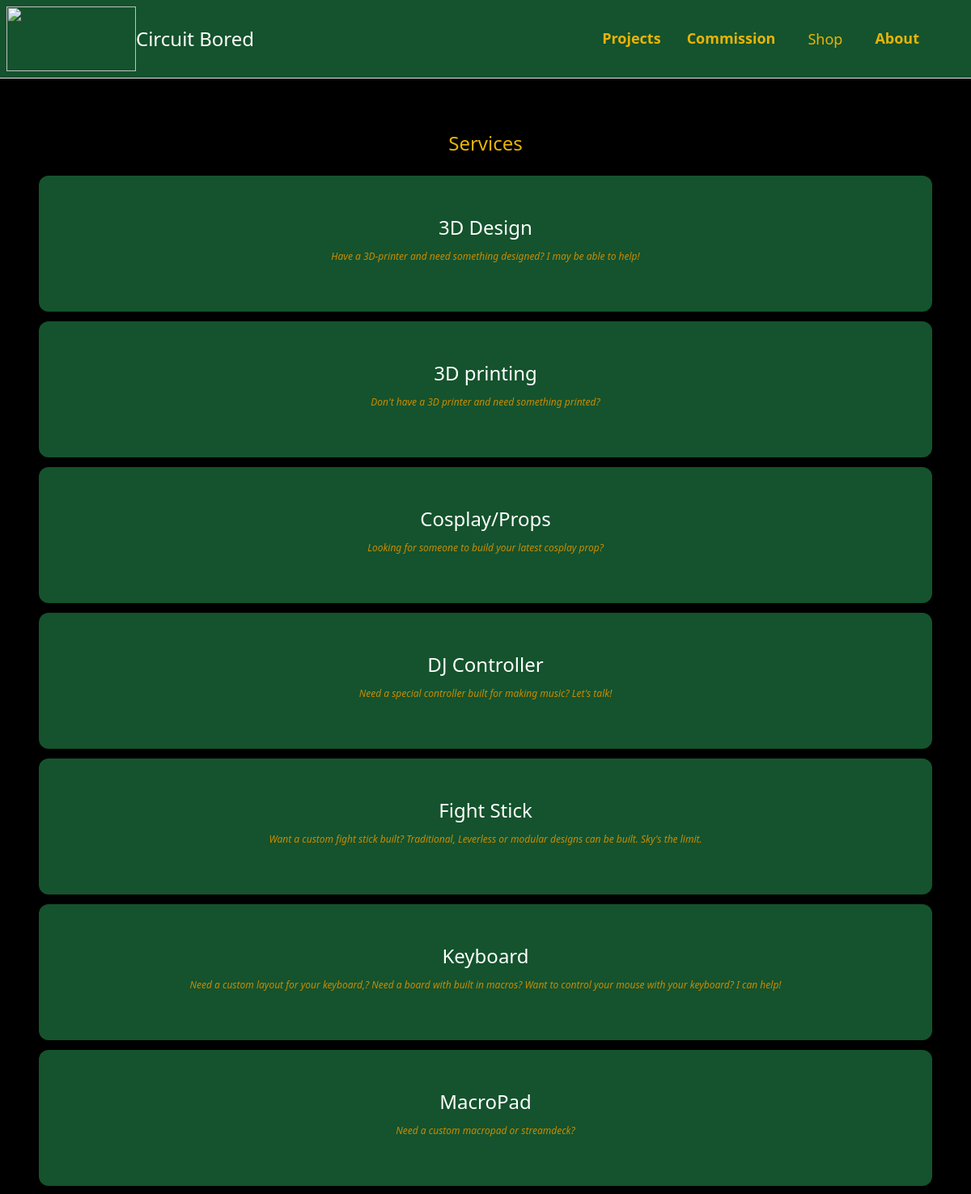
Before: /commission/ (upper part) with the older database file.
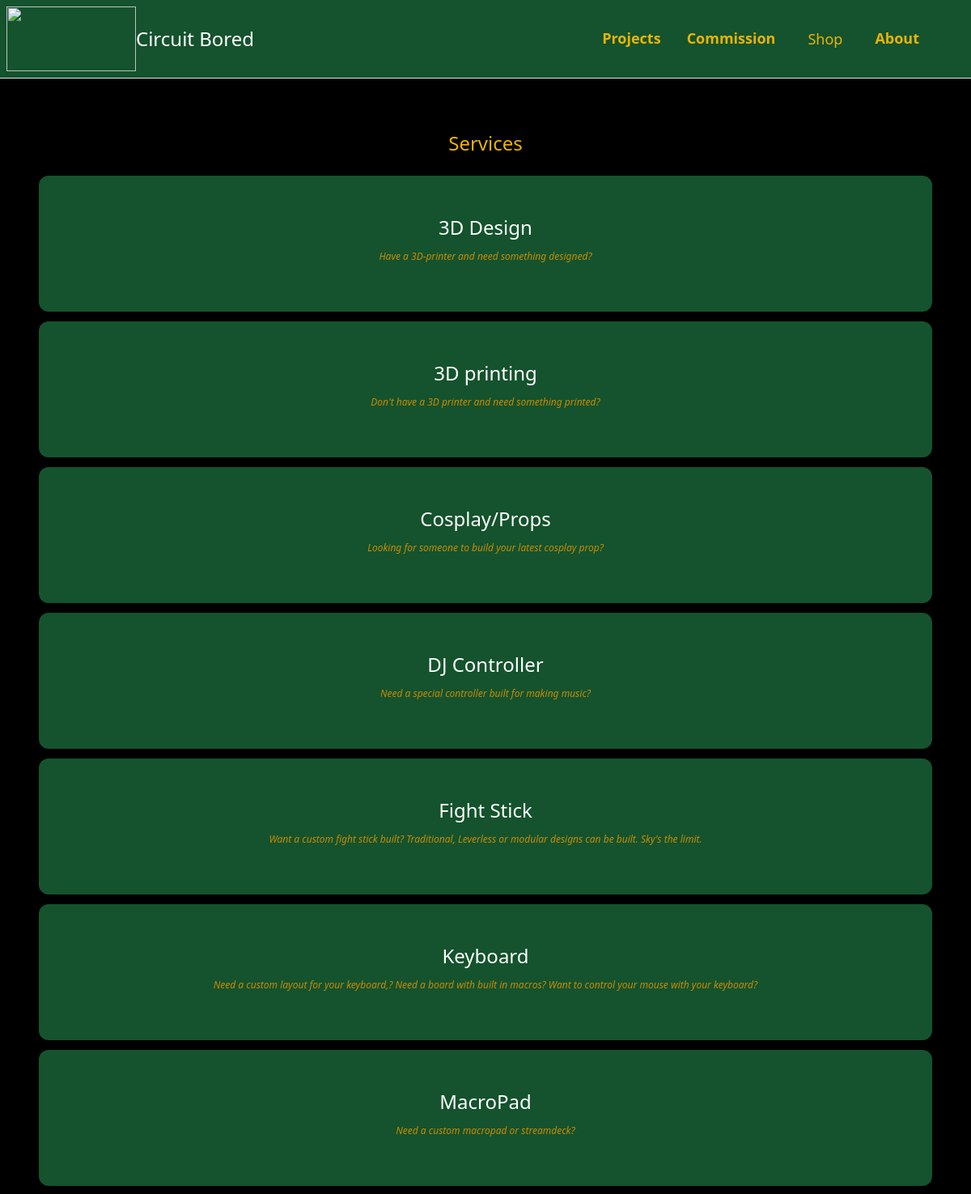
After: the same page with the newer database file.
### projects/models.py (models this page shows, shortened)
class Service(models.Model):
    name = models.CharField(max_length=255)
    about = models.TextField(blank=True, null=True)
    class Meta:
        ordering = ('name',)
        verbose_name_plural = 'Services'

### core/views.py (the view)
# urls.py: path('commission/', views.commission, name='commission'),
def commission(request):
    services = Service.objects.all()
    return render(request, 'core/commission.html', {
        'services': services
    })

### core/templates/core/commission.html (shortened to what this page needs)
{% extends 'core/base.html' %}
{% block content %}
<div class="mt-6 px-6 py-4 bg-black rounded-xl">
        <h2 class="mb-6 text-2xl text-center text-yellow-500">Services</h2>
        <div class="mb-20 grid grid-cols-1 gap-3">
            {% for service in services %}
            <div>
                    <div class="p-12 bg-green-900 hover:bg-green-700 rounded-xl">
                        <a href="{% url 'core:services' %}">
                            <h2 class="text-2xl text-center text-white hover:text-yellow-500">{{ service.name }}</h2>
                            <h1 class="text-xs py-3 text-center text-yellow-600"><i>{{ service.about }}</i></h1>
                        </a>
                    </div>
            </div>
            {% endfor %}
        </div>
    </div>
{% endblock %}

### core/templates/core/base.html (shortened to what this page needs)
<!doctype html>
<html>
    <head>
        <script src="https://cdn.tailwindcss.com"></script>
    </head>
    <body class="bg-auto bg-black flex-col min-h-screen">
        <nav class="relative flex w-full flex-nowrap py-2 px-2 flex justify-between bg-green-900 items-center border-b border-gray-200">
            <div class="grid grid-cols-2">
            <a href="{% url 'browse:index' %}">
                <img src="https://raw.githubusercontent.com/enzosupreme/cbl-images/main/logo.png"
                class="flex object-scale-down h-20 w-40"/>
                </a>
                <div class="py-6 bg-green-900 rounded-xl mb-18 text-2xl text-white hover:text-yellow-500">
                <a href="/">
                    Circuit Bored
                </a>
            </div>
            </div>
            <ul class="hidden md:flex float-right mr-10 md:flex leading-[80px] space x-3">
                <li class="mx-4 my-6 md:my-0">
                    <a href="{% url 'browse:index' %}" class="text-sm md:text-md lg:text-lg font-semibold text-yellow-500 hover:text-white">Projects</a>
                </li>
                <li class="mx-4 my-6 md:my-0">
                    <a href="{% url 'core:commission' %}" class="text-sm md:text-md lg:text-lg font-semibold text-yellow-500 hover:text-white">Commission</a>
                </li>
                <button class="text-sm sm:text-md lg:text-lg text-yellow-500 hover:bg-white hover:text-white rounded-xl px-6">
                    <a href="https://circuitboredlab.etsy.com">
                    Shop</a>
                </button>
                <li class="mx-4 my-6 md:my-0">
                    <a href="{% url 'core:about' %}" class="text-sm md:text-md lg:text-lg font-semibold text-yellow-500 hover:text-white">About</a>
                </li>
            </ul>
        </nav>
        <div class="px-6 py-6">
            {% block content %}
            {% endblock %}
        </div>
    </body>
</html>

Changed rows visible on the page:
changed Service "3D Design": about "Have a 3D-printer and need something designed? I may be able to help!" → "Have a 3D-printer and need something designed?"
changed Service "DJ Controller": about "Need a special controller built for making music? Let's talk!" → "Need a special controller built for making music?"
changed Service "Keyboard": about "Need a custom layout for your keyboard,? Need a board with built in macros? Want to control your mouse with your keyboard? I can help!" → "Need a custom layout for your keyboard,? Need a board with built in macros? Want to control your mouse with your keyboard?"
